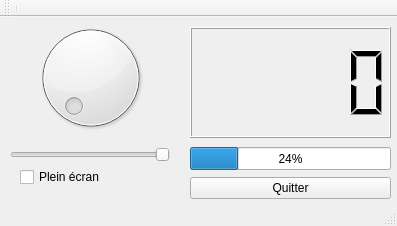
<?xml version="1.0" encoding="UTF-8"?>
<ui version="4.0">
 <class>MainWindow</class>
 <widget class="QMainWindow" name="MainWindow">
  <property name="geometry">
   <rect>
    <x>0</x>
    <y>0</y>
    <width>397</width>
    <height>226</height>
   </rect>
  </property>
  <property name="windowTitle">
   <string>MainWindow</string>
  </property>
  <property name="layoutDirection">
   <enum>Qt::LeftToRight</enum>
  </property>
  <widget class="QWidget" name="centralWidget">
   <widget class="QLCDNumber" name="lcdNumber">
    <property name="geometry">
     <rect>
      <x>190</x>
      <y>10</y>
      <width>201</width>
      <height>111</height>
     </rect>
    </property>
   </widget>
   <widget class="QDial" name="dial">
    <property name="geometry">
     <rect>
      <x>0</x>
      <y>0</y>
      <width>181</width>
      <height>121</height>
     </rect>
    </property>
   </widget>
   <widget class="QPushButton" name="pushButton">
    <property name="geometry">
     <rect>
      <x>190</x>
      <y>160</y>
      <width>201</width>
      <height>22</height>
     </rect>
    </property>
    <property name="text">
     <string>Quitter</string>
    </property>
   </widget>
   <widget class="QCheckBox" name="checkBox">
    <property name="geometry">
     <rect>
      <x>20</x>
      <y>150</y>
      <width>101</width>
      <height>20</height>
     </rect>
    </property>
    <property name="text">
     <string>Plein écran</string>
    </property>
   </widget>
   <widget class="QSlider" name="horizontalSlider">
    <property name="geometry">
     <rect>
      <x>10</x>
      <y>130</y>
      <width>160</width>
      <height>16</height>
     </rect>
    </property>
    <property name="orientation">
     <enum>Qt::Horizontal</enum>
    </property>
    <property name="invertedAppearance">
     <bool>true</bool>
    </property>
   </widget>
   <widget class="QProgressBar" name="progressBar">
    <property name="geometry">
     <rect>
      <x>190</x>
      <y>130</y>
      <width>201</width>
      <height>23</height>
     </rect>
    </property>
    <property name="value">
     <number>24</number>
    </property>
   </widget>
  </widget>
  <widget class="QToolBar" name="mainToolBar">
   <attribute name="toolBarArea">
    <enum>TopToolBarArea</enum>
   </attribute>
   <attribute name="toolBarBreak">
    <bool>false</bool>
   </attribute>
   <addaction name="separator"/>
  </widget>
  <widget class="QStatusBar" name="statusBar"/>
 </widget>
 <layoutdefault spacing="6" margin="11"/>
 <resources/>
 <connections>
  <connection>
   <sender>dial</sender>
   <signal>sliderMoved(int)</signal>
   <receiver>horizontalSlider</receiver>
   <slot>setValue(int)</slot>
   <hints>
    <hint type="sourcelabel">
     <x>44</x>
     <y>124</y>
    </hint>
    <hint type="destinationlabel">
     <x>63</x>
     <y>176</y>
    </hint>
   </hints>
  </connection>
  <connection>
   <sender>dial</sender>
   <signal>sliderMoved(int)</signal>
   <receiver>progressBar</receiver>
   <slot>setValue(int)</slot>
   <hints>
    <hint type="sourcelabel">
     <x>144</x>
     <y>136</y>
    </hint>
    <hint type="destinationlabel">
     <x>236</x>
     <y>180</y>
    </hint>
   </hints>
  </connection>
  <connection>
   <sender>dial</sender>
   <signal>valueChanged(int)</signal>
   <receiver>lcdNumber</receiver>
   <slot>display(int)</slot>
   <hints>
    <hint type="sourcelabel">
     <x>161</x>
     <y>113</y>
    </hint>
    <hint type="destinationlabel">
     <x>232</x>
     <y>115</y>
    </hint>
   </hints>
  </connection>
 </connections>
</ui>
